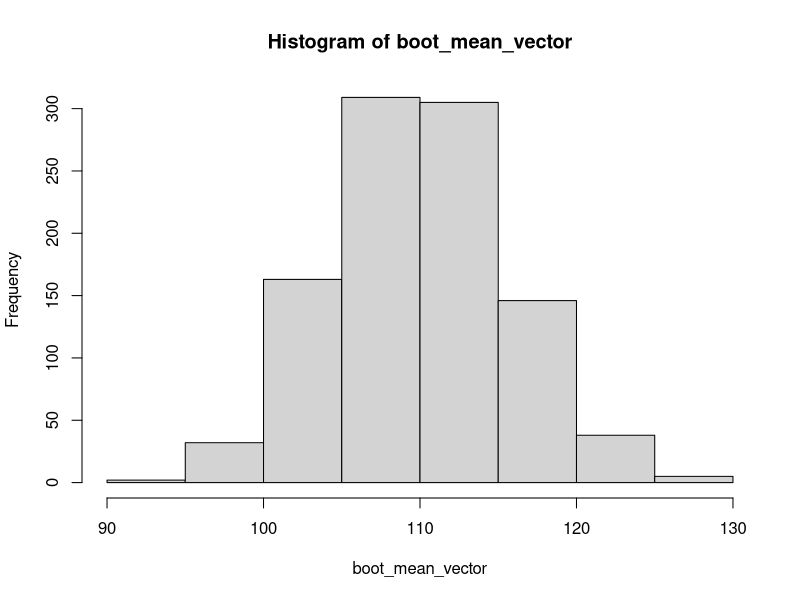

Here is the R script that generated this plot:
###################################################
###  CHALLENGE 5
###################################################
x<-rnorm(10,99,20)  # not the x in the challenge!

## main idea is to resample from the rows (1:nrow(x)) of x many times ---> then use these index numbers to point to the data and make new bootstrap-samples.
nboot<-1000 # number of bootstrap samples to take
nsamp<-length(x) # make sure bootstrap sample is size as original

index_boot1<-sample(1:length(x),nsamp,replace = TRUE)
x; index_boot1

# question 1  
mean(x[index_boot1])

# question 2
# hint: use lapply to do things over and over
boot_list<-lapply(1:nboot,function(i){sample(1:length(x),nsamp,replace = TRUE)})
boot_list # same as in question one, repeated nboot times!

boot_mean<-lapply(boot_list,function(i){mean(x[i])}) # takes the means, based on each set of random index numbers
boot_mean_vector<-unlist(boot_mean) # trick to turn list into a vector
hist(boot_mean_vector)

# question 3
mean(boot_mean_vector) #hmm?  what is this???

# question 4
# hint: choose a reasonable range and report it ...
quantile(boot_mean_vector,.5) # median
quantile(boot_mean_vector,.975) # cut-off for 97.5% of the data ...






